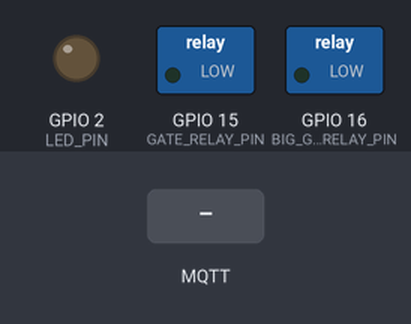
This sketch was run on a simulated ESP32. Shown: switched loads named in the sketch (green lamp = pin HIGH), output pins drawn as LEDs (lit = HIGH). Inputs (shaded band) come from the test bench. WiFi joins after 1.5 s; servers stay silent unless stated; no MQTT or app messages arrive unless stated; what the sketch prints to the serial monitor is not drawn.

Above: at 3.0 s.
3.1 s: MQTT message "1" arrives on the first subscribed topic
At 3.9 s:
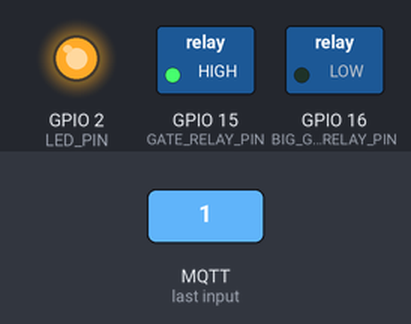
5.6 s: MQTT message "1" arrives on the second subscribed topic
At 6.0 s:
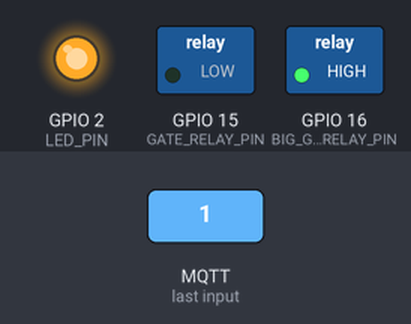
Timing chart, 0 to 8.6 s (numbered marks = the images above; inputs shaded):
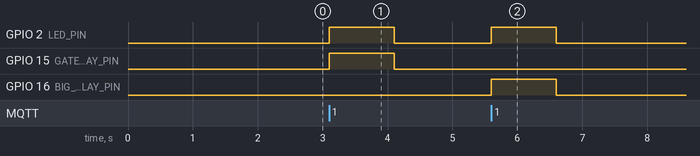

Measured:
- after the input at 3.1 s, GPIO 2 (LED_PIN), GPIO 15 (GATE_RELAY_PIN): LOW → HIGH at once, → LOW 1.0 s later
- after the input at 5.6 s, GPIO 2 (LED_PIN), GPIO 16 (BIG_GATE_RELAY_PIN): LOW → HIGH at once, → LOW 1.0 s later

The sketch:

HomeassistantIntercom.ino
```cpp
#include <WiFi.h>
#include <PubSubClient.h>

#define ssid F("")
#define password F("")
#define GATE_RELAY_PIN 15
#define BIG_GATE_RELAY_PIN 16
#define LED_PIN 2
#define ON_TIME 1000
#define mqttPort 1883
#define mqttServer ""
#define mqttUser ""
#define mqttPassword ""
#define aliveTopic "home/electrical/intercom/get"
const char *gateTopic = "home/electrical/gaterelay/set";
const char *bigGateTopic = "home/electrical/biggaterelay/set";
WiFiClient espClient;
PubSubClient client(espClient);

void setup() {
  Serial.begin(921600);
  delay(200);
  Serial.println(F("Home assistant integrated Gate opener - Welcome!"));
  WiFi.mode(WIFI_STA);
  WiFi.begin(ssid, password);
  pinMode(GATE_RELAY_PIN, OUTPUT);
  pinMode(BIG_GATE_RELAY_PIN, OUTPUT);
  pinMode(LED_PIN, OUTPUT);
  digitalWrite(GATE_RELAY_PIN, LOW);
  digitalWrite(BIG_GATE_RELAY_PIN, LOW);
  digitalWrite(LED_PIN, LOW);
  Serial.print(F("Connecting to WiFi"));
  while (WiFi.status() != WL_CONNECTED) {
    Serial.print(F("."));
    delay(200);
  }
  Serial.println(F(""));
  Serial.println(F("Connected to WiFi"));
  client.setServer(mqttServer, mqttPort);
  client.setCallback(callback);
  client.setKeepAlive(60);
  connectMqtt();
}

void loop() {
  if (!client.connected()) {
    connectMqtt();
  }
  client.loop();
}

void connectMqtt() {
  while (!client.connected()) {
    String client_id = "esp32-client-";
    client_id += String(WiFi.macAddress());
    if (client.connect(client_id.c_str(), mqttUser, mqttPassword)) {
      Serial.println(F("Reconnected to MQTT broker"));
      client.subscribe(gateTopic);
      client.subscribe(bigGateTopic);
    } else {
      Serial.print(F("Failed to connect, state "));
      Serial.print(client.state());
      delay(5000);  // wait for 5 seconds before retrying
    }
  }
}

void callback(char *topic, byte *payload, unsigned int length) {
  Serial.println(F("homeassistant callback recived"));
  Serial.println(topic);
  if (strcmp(topic, gateTopic) == 0) {
    openGate();
  } else if (strcmp(topic, bigGateTopic) == 0) {
    openBigGate();
  }
}

void openGate() {
  digitalWrite(LED_PIN, HIGH);
  digitalWrite(GATE_RELAY_PIN, HIGH);
  delay(ON_TIME);
  digitalWrite(GATE_RELAY_PIN, LOW);
  digitalWrite(LED_PIN, LOW);
  Serial.printf("GATE opened \n");
}

void openBigGate() {
  digitalWrite(LED_PIN, HIGH);
  digitalWrite(BIG_GATE_RELAY_PIN, HIGH);
  delay(ON_TIME);
  digitalWrite(BIG_GATE_RELAY_PIN, LOW);
  digitalWrite(LED_PIN, LOW);
  Serial.printf("BIG GATE opened \n");
}
```
